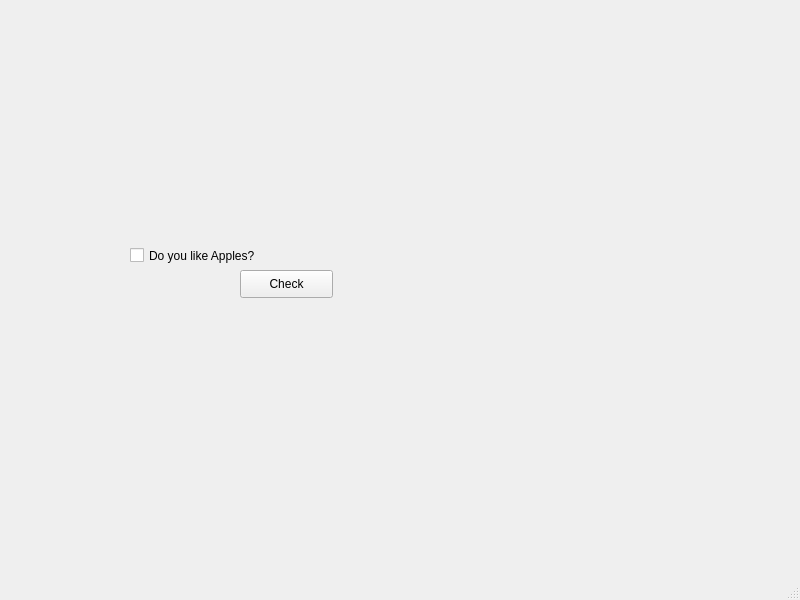
<?xml version="1.0" encoding="UTF-8"?>
<ui version="4.0">
 <class>MainWindow</class>
 <widget class="QMainWindow" name="MainWindow">
  <property name="geometry">
   <rect>
    <x>0</x>
    <y>0</y>
    <width>800</width>
    <height>600</height>
   </rect>
  </property>
  <property name="windowTitle">
   <string>MainWindow</string>
  </property>
  <widget class="QWidget" name="centralwidget">
   <widget class="QCheckBox" name="checkBox">
    <property name="geometry">
     <rect>
      <x>130</x>
      <y>200</y>
      <width>241</width>
      <height>111</height>
     </rect>
    </property>
    <property name="text">
     <string>Do you like Apples?</string>
    </property>
   </widget>
   <widget class="QPushButton" name="pushButton">
    <property name="geometry">
     <rect>
      <x>240</x>
      <y>270</y>
      <width>93</width>
      <height>28</height>
     </rect>
    </property>
    <property name="text">
     <string>Check</string>
    </property>
   </widget>
  </widget>
  <widget class="QMenuBar" name="menubar">
   <property name="geometry">
    <rect>
     <x>0</x>
     <y>0</y>
     <width>800</width>
     <height>26</height>
    </rect>
   </property>
  </widget>
  <widget class="QStatusBar" name="statusbar"/>
 </widget>
 <resources/>
 <connections/>
</ui>
